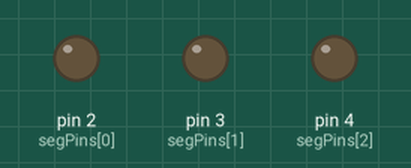
Simulated run of this sketch. Board: Arduino Uno, built with avr-gcc and run on an emulated ATmega328P. Parts: output pins drawn as LEDs (lit = HIGH).

Above: at 0.5 s.
At 2.5 s:
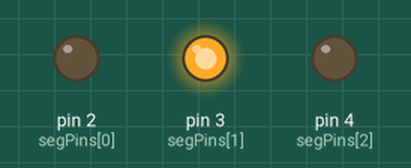
At 3.5 s:
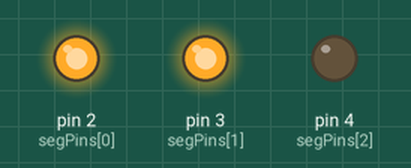
At 4.5 s:
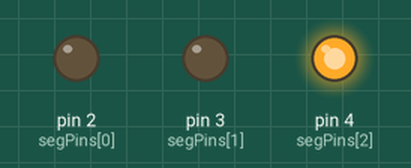
At 6.5 s:
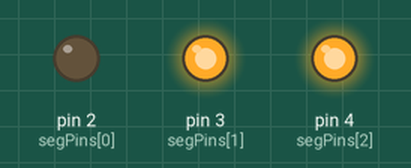
At 9.5 s:
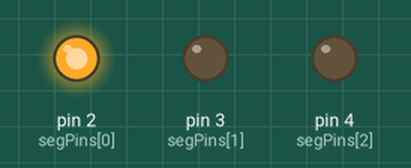
Timing chart, 0 to 10.4 s (numbered marks = the images above):
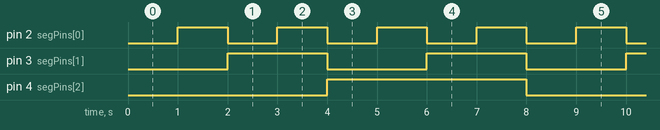

Measured:
- by itself, pin 2 (segPins[0]): alternates HIGH for 1.0 s and LOW for 1.0 s
- by itself, pin 3 (segPins[1]): alternates HIGH for 2.0 s and LOW for 2.0 s
- by itself, pin 4 (segPins[2]): alternates HIGH for 4.0 s and LOW for 4.0 s

The sketch:

_74hc138.ino
```cpp
/*
 http://shop34791330.taobao.com/ //德飞莱旗舰店
 http://qixingchong.tmall.com/   //七星虫旗舰店
 http://www.doflye.net //德飞莱技术论坛
 http://www.doflye.net/forum-98-1.html //德飞莱论坛arduino版块

 74hc138


 使用独立模块开发板LY-51S连接详情：
 http://www.doflye.net/thread-5299-1-1.html

 */
//int 74HC138_A = 2;
//int 74HC138_B = 3;
//int 74HC138_C = 4;

int segCount = 3;
int segPins[] = {
  2,3,4 };   // A,B,C

void setup() {
// 循环设置，把对应的端口都设置成输出
  for (int thisSeg = 0; thisSeg < segCount; thisSeg++) {
    pinMode(segPins[thisSeg], OUTPUT);

  }
}
// 数据处理，把需要处理的byte数据写到对应的引脚端口。
void deal(unsigned char value){
 for(int i=0;i<3;i++)
   digitalWrite(segPins[i],bitRead(value,i));//使用了bitWrite函数，非常简单
   // !bitRead(value,i)，这里前面加！(非运算符号)，取决于使用的是共阴还是共阳数码管。
}
// 主循环
void loop() {
  // 循环输出0-7，在138的输出端是Y0-Y7依次为0,138任何时刻只有1个脚为低电平。
  for(int i=0;i<8;i++){
     deal(i);//
	 delay(1000);//延时1秒
   }
  }
```
